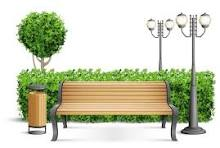
#> input picture Practicas/Practica_Tema_4_PDF/Practica_4.1_PDF/img/parque.jpg, 220 x 148 px, found by its file name
$ python Ejercicio1.py
#> lines starting #> are read from the running program, lines starting #| are printed output that depends on the picture; after the words box and inside, x2 and y2 are one past the last pixel; in counts of white or black regions, pixels touching at a corner belong together
import cv2 as cv
import numpy as np

def transparencia(img,tolerancia):
# Leer la imagen (sin canal alfa aún)
    if img is None:
        print("Imagen no cargada correctamente")
        exit()

    bgra = cv.cvtColor(img, cv.COLOR_BGR2BGRA)  #Se crea una imagen con canal alpha
    fondo = np.array([255,255,255])  # BGR

    # Calcular máscara: píxeles que están "cerca" del blanco
    mask = np.all(np.abs(img - fondo) <= tolerancia, axis=2)

    # Asignar canal alfa:
    # 0 (transparente) para fondo
    # 255 (opaco) para el resto
    bgra[:, :, 3] = np.where(mask, 0, 255)
    return bgra

if __name__ =="__main__":
    img = cv.imread("img/parque.jpg")
#> img is the input picture: shape (148, 220, 3); mean B, G, R 183.2, 207.7, 203.5
    tolerancia = int(input("Introduce la cantidad de tolerancias"))
#> the answer given: 3
    result = transparencia(img,tolerancia,)
#> in transparencia, `mask = np.all(np.abs(img - fondo) <= tolerancia, axis=2)`:
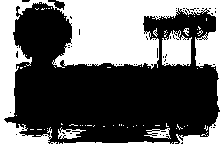
#> mask: shape (148, 220) bool; 41% white; 64 white regions (59 under 20 px), largest, box (x1, y1, x2, y2) and area: (0, 0, 220, 148) 12027, (162, 30, 192, 66) 813, (58, 127, 86, 139) 161, (144, 128, 171, 139) 148, (183, 28, 189, 36) 25
    cv.imwrite('img/salida_transparente.png', result)
    cv.imshow('Resultado', result)
    cv.waitKey(0)
    cv.destroyAllWindows()

$ run again, with Practicas/Practica_Tema_4_PDF/Practica_4.1_PDF/img/Fotografia.jpg copied over Practicas/Practica_Tema_4_PDF/Practica_4.1_PDF/img/parque.jpg
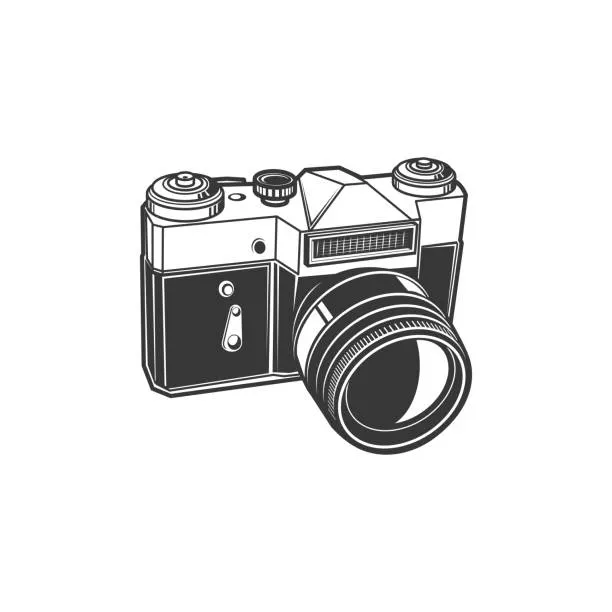
#> input picture Practicas/Practica_Tema_4_PDF/Practica_4.1_PDF/img/Fotografia.jpg, 612 x 612 px, found by its file name
#> img is the input picture: shape (612, 612, 3); mean B, G, R 229.1, 229.1, 229.1
#> in transparencia, `mask = np.all(np.abs(img - fondo) <= tolerancia, axis=2)`:
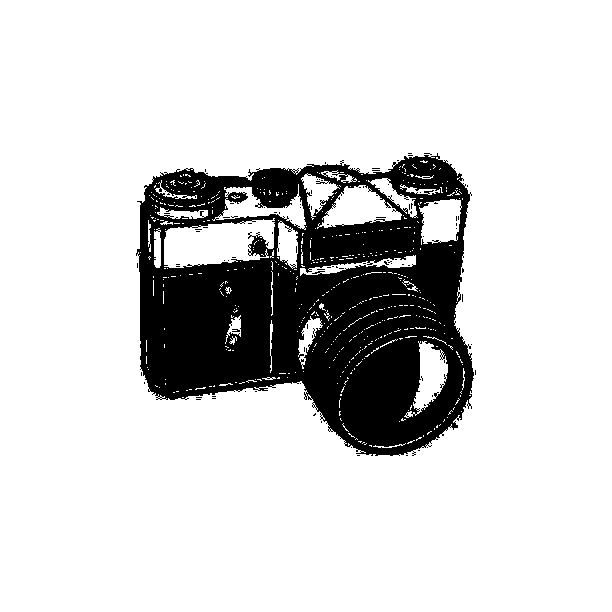
#> mask: shape (612, 612) bool; 83.2% white; 99 black regions (98 under 20 px), largest, box (x1, y1, x2, y2) and area: (136, 153, 474, 456) 62404

$ run again, with Practicas/Practica_Tema_4_PDF/Practica_4.1_PDF/img/Camara2.PNG saved as Practicas/Practica_Tema_4_PDF/Practica_4.1_PDF/img/parque.jpg
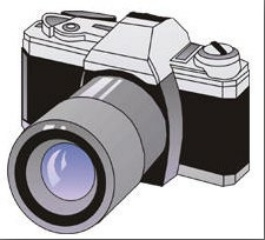
#> input picture Practicas/Practica_Tema_4_PDF/Practica_4.1_PDF/img/Camara2.PNG, 265 x 240 px, found by its file name
#> img is the input picture: shape (240, 265, 3); mean B, G, R 171.1, 168.3, 170
#> in transparencia, `mask = np.all(np.abs(img - fondo) <= tolerancia, axis=2)`:
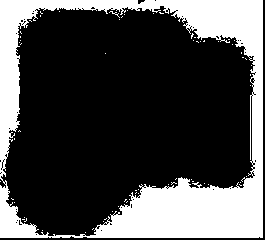
#> mask: shape (240, 265) bool; 28.9% white; 66 white regions (65 under 20 px), largest, box (x1, y1, x2, y2) and area: (0, 0, 263, 238) 18206
